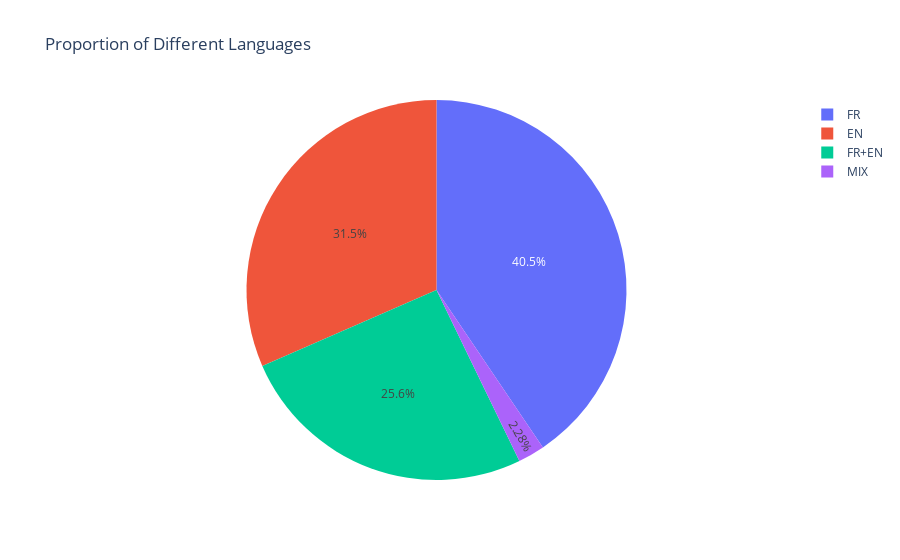

Notebook source saved alongside this figure:
### Markdown cell above
## Proportion of Different Languages

### Code cell
# Count the number of instances of each class
class_counts = df['Language'].value_counts().to_dict()

# Create the pie chart
fig = px.pie(values=list(class_counts.values()),
             names=['FR', 'EN', 'FR+EN' , 'MIX'],
             labels=['FR' if key == 0 else 'EN' if key == 1 else 'FR+EN' if key == 2 else 'MIX' for key in class_counts.keys()],
             title='Proportion of Different Languages')

# Show the chart
fig.show()

### Figure 1 — Plotly figure (JSON) as saved in the notebook; plotly's stock layout.template omitted (floating-point values rounded to 4 significant figures)
{"data": [{"domain": {"x": [0, 1], "y": [0, 1]}, "hovertemplate": "label=%{label}<br>value=%{value}<extra></extra>", "labels": ["FR", "EN", "FR+EN", "MIX"], "legendgroup": "", "name": "", "showlegend": true, "type": "pie", "values": [392, 305, 248, 22]}], "layout": {"legend": {"tracegroupgap": 0}, "title": {"text": "Proportion of Different Languages"}}}
